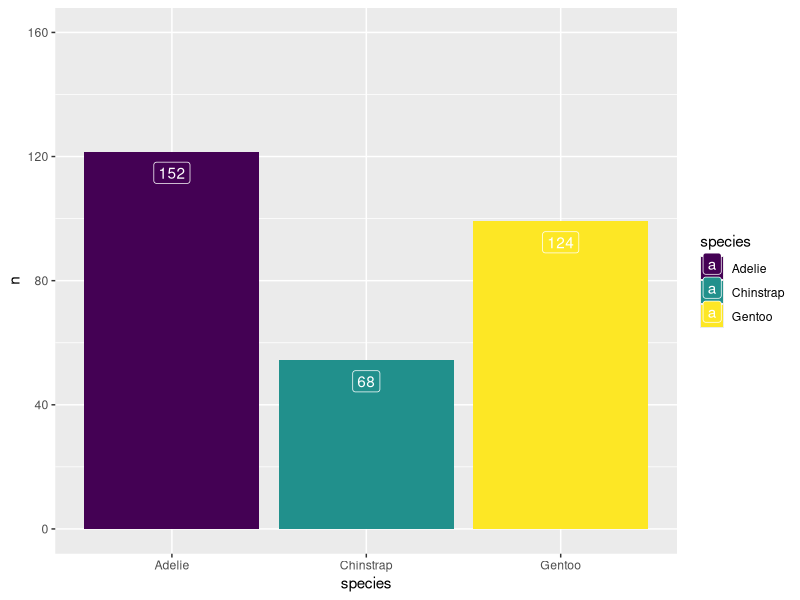

Here is the R script that generated this plot:
## ---- chunk 1
#| echo: false
library(tidyverse)
library(palmerpenguins)
## ---- chunk 2
#| echo: false
penguins_by_species <-
  penguins |>
  count(species)

ggplot(
  penguins_by_species,
  aes(
    x = species,
    y = n,
    fill = species,
    label = n
  )
) +
  geom_bar(stat = "identity") +
  scale_fill_viridis_d() +
  scale_y_continuous(
    limits = c(0, 200),
    labels = c(0, 40, 80, 120, 160)
  ) +
  geom_label(vjust = 1.5, color = "white")
